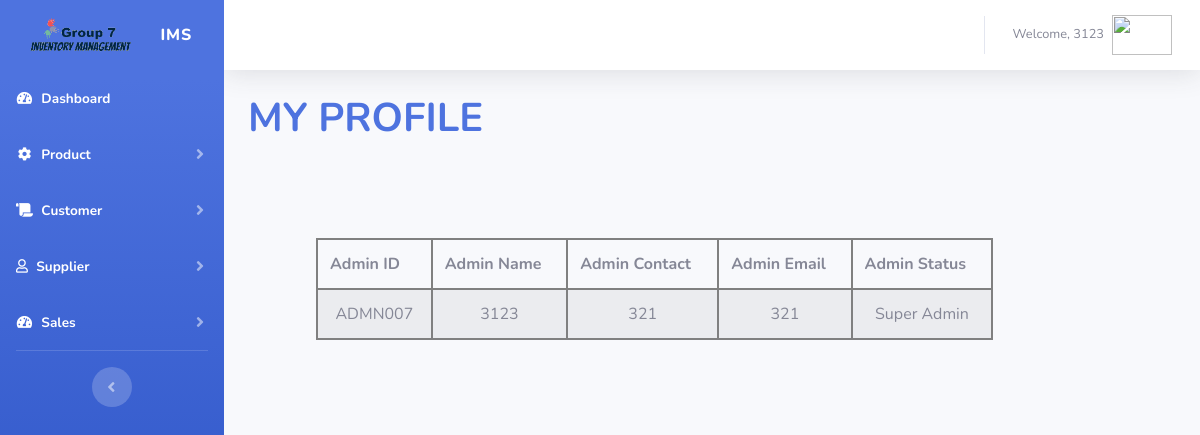
The page /profile.php (signed in) on the database its author committed.
### tables this page shows
CREATE TABLE `admn` (
  `admin_id` varchar(8) NOT NULL DEFAULT '0',
  `admin_name` varchar(100) NOT NULL,
  `admin_password` varchar(100) NOT NULL,
  `admin_contact` varchar(11) NOT NULL,
  `admin_email` varchar(100) NOT NULL,
  `admin_status` varchar(100) NOT NULL
);

### profile.php (the view, shortened to what this page needs)
<?php
require_once('config.php');
?>
<!DOCTYPE html>
<html lang="en">
    <head>
        <link href="vendor/fontawesome-free/css/all.min.css" rel="stylesheet" type="text/css">
        <link href="css/sb-admin-2.min.css" rel="stylesheet">
        <link rel="stylesheet" href="https://ajax.googleapis.com/ajax/libs/jqueryui/1.12.1/themes/smoothness/jquery-ui.css">
    </head>
    <body id="page-top">
        <div id="wrapper">
            <?php include("sidebar.php"); ?>
            <div id="content-wrapper" class="d-flex flex-column">
                <div id="content">
                    <?php include("topbar.php"); ?>
                    <div class="container-fluid">
                        <h1 class="m-0 font-weight-bold text-primary">MY PROFILE</h1>
                        <div class="col-md-10 p-5" style="margin:0px 0px 0px 20px;">
                        <br><br>
                        <table class="table table-striped table-bordered" id="data_table" style="width:100%;">
                            <thead>
                                <tr class="control-form">
                                    <th align="center">Admin ID</th>
                                    <th align="center">Admin Name</th>
                                    <th align="center">Admin Contact</th>
                                    <th align="center">Admin Email</th>
                                    <th align="center">Admin Status</th>
                                </tr>
                            </thead>
                            <tr>
                                <?php
                                $sql = "SELECT * FROM admn WHERE admin_name = '".$_SESSION['admin_name']."'";
                                $result = mysqli_query($con,$sql);
                                if($row = mysqli_fetch_assoc($result))
                                {
                                $adminid = $row['admin_id'];
                                $adminname = $row['admin_name'];
                                $admincontact = $row['admin_contact'];
                                $adminemail = $row['admin_email'];
                                $adminstatus = $row['admin_status'];
                                }
                                else
                                {
                                    $adminid = "";
                                    $adminname = "";
                                    $admincontact = "";
                                    $adminemail = "";
                                    $adminstatus = "";
                                }
                                ?>
                                <td align="center"><?php echo $adminid ?></td>
                                <td align="center"><?php echo $adminname ?></td>
                                <td align="center"><?php echo $admincontact ?></td>
                                <td align="center"><?php echo $adminemail ?></td>
                                <td align="center"><?php echo $adminstatus ?></td>
                            </tr>
                        </table>
        </div>
    </body>
</html>

### profile.php (style rules this page uses)
table { white-space: nowrap; }
th,tr,td { border: 2px solid gray !important; }

### rows shown on the page
admn: admin_id "ADMN007", admin_name "3123", admin_contact "321", admin_email "321", admin_status "Super Admin"

### other values the page prints
$name "3123"
